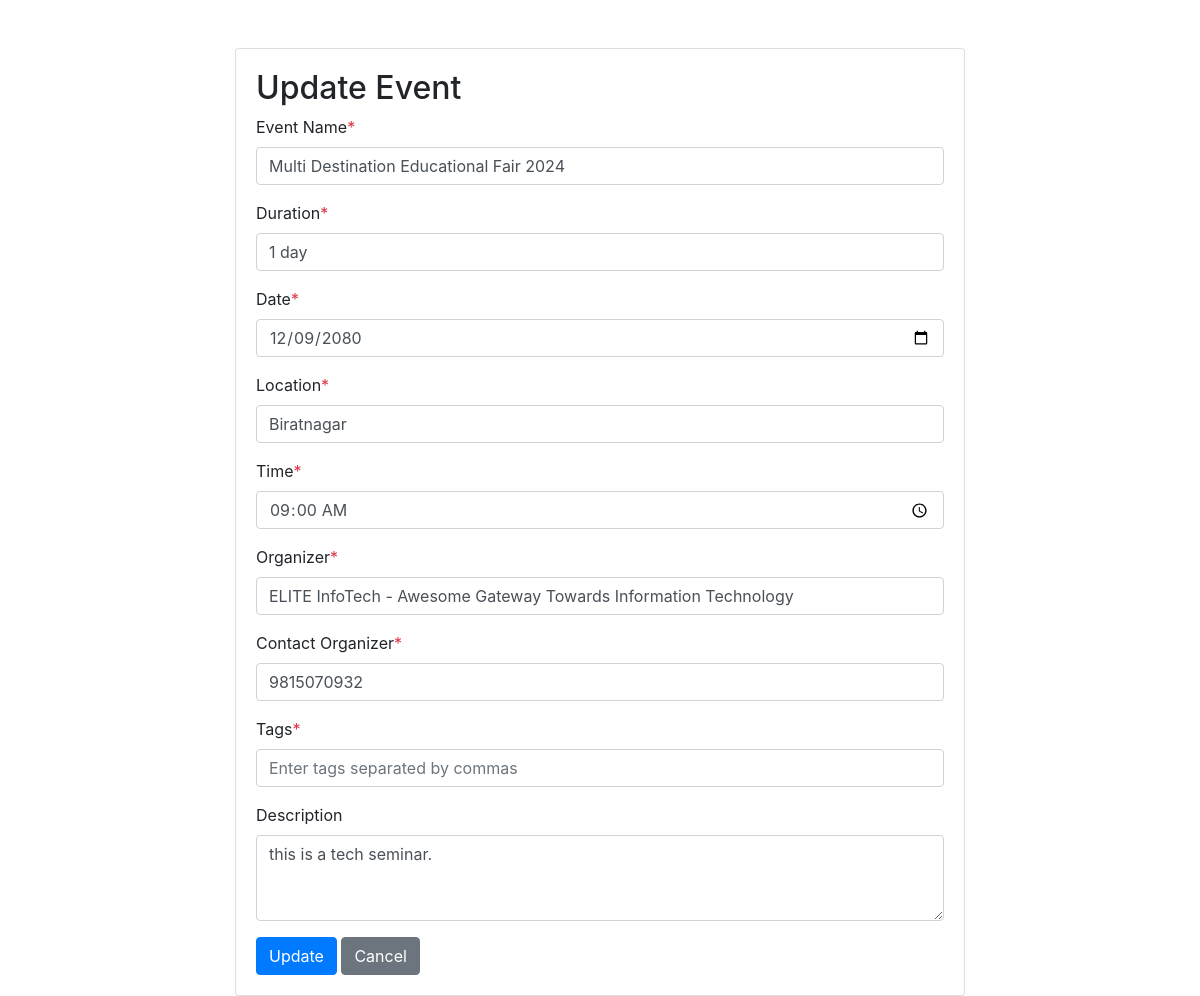
/update_event/2, run on the app's committed database.
### app.py (models this page shows)
class Event(db.Model):
    id = db.Column(db.Integer, primary_key=True)
    eventname = db.Column(db.String(255), nullable=False)
    duration = db.Column(db.String(100), nullable=False)
    date = db.Column(db.String(100), nullable=False)
    location = db.Column(db.String(100), nullable=False)
    description = db.Column(db.String(1024), nullable=False)
    time = db.Column(db.String(100), nullable=False)
    organizer = db.Column(db.String(100), nullable=False)
    contactorganizer = db.Column(db.String(100), nullable=False)
    tags = db.Column(db.String(100), nullable=False)

### app.py (the view, shortened to what this page needs)
@app.route('/update_event/<int:event_id>', methods=['GET','POST'])
def update_event_page(event_id):
    event = Event.query.get_or_404(event_id)
    return render_template('update_event.html', event=event)

### templates/update_event.html (shortened to what this page needs)
<!DOCTYPE html>
<html lang="en">
<head>
    <link rel="stylesheet" href="https://cdn.jsdelivr.net/npm/bootstrap@4.3.1/dist/css/bootstrap.min.css">
</head>
<body>
    <div class="container mt-5">
        <div class="row justify-content-center">
            <div class="col-md-8">
                <div class="card">
                    <div class="card-body">
                        <h2>Update Event</h2>
                        <form method="POST" action="{{ url_for('update_event_page', event_id=event.id) }}">
                            <div class="form-group">
                                <label for="eventname">Event Name<span class="text-danger">*</span></label>
                                <input type="text" class="form-control" id="eventname" name="eventname" value="{{ event.eventname }}" required>
                            </div>
                            <div class="form-group">
                                <label for="duration">Duration<span class="text-danger">*</span></label>
                                <input type="text" class="form-control" id="duration" name="duration" value="{{ event.duration }}" required>
                            </div>
                            <div class="form-group">
                                <label for="date">Date<span class="text-danger">*</span></label>
                                <input type="date" class="form-control" id="date" name="date" value="{{ event.date }}" required>
                            </div>
                            <div class="form-group">
                                <label for="location">Location<span class="text-danger">*</span></label>
                                <input type="text" class="form-control" id="location" name="location" value="{{ event.location }}" required>
                            </div>
                            <div class="form-group">
                                <label for="time">Time<span class="text-danger">*</span></label>
                                <input type="time" class="form-control" id="time" name="time" value="{{ event.time }}" required>
                            </div>
                            <div class="form-group">
                                <label for="organizer">Organizer<span class="text-danger">*</span></label>
                                <input type="text" class="form-control" id="organizer" name="organizer" value="{{ event.organizer }}" required>
                            </div>
                            <div class="form-group">
                                <label for="contactorganizer">Contact Organizer<span class="text-danger">*</span></label>
                                <input type="text" class="form-control" id="contactorganizer" name="contactorganizer" value="{{ event.contactorganizer }}" required>
                            </div>
                            <div class="form-group">
                                <label for="eventTags">Tags<span class="text-danger">*</span></label>
                                <input type="text" class="form-control" name="tags" id="eventTags" placeholder="Enter tags separated by commas" required>
                            </div>
                            <div class="form-group">
                                <label for="description">Description</span></label>
                                <textarea class="form-control" id="description" name="description" rows="3" required>{{ event.description }}</textarea>
                            </div>
                            <button type="submit" class="btn btn-primary">Update</button>
                            <a href="{{ url_for('event_details', event_id=event.id) }}" class="btn btn-secondary">Cancel</a>
                        </form>
                    </div>
                </div>
            </div>
        </div>
    </div>
</body>
</html>

### data on the page
Event: eventname "Multi Destination Educational Fair 2024", duration "1 day", date "12/09/2080", location "Biratnagar", time "09:00", organizer "ELITE InfoTech - Awesome Gateway Towards Information Technology", contactorganizer "9815070932", description "this is a tech seminar."
